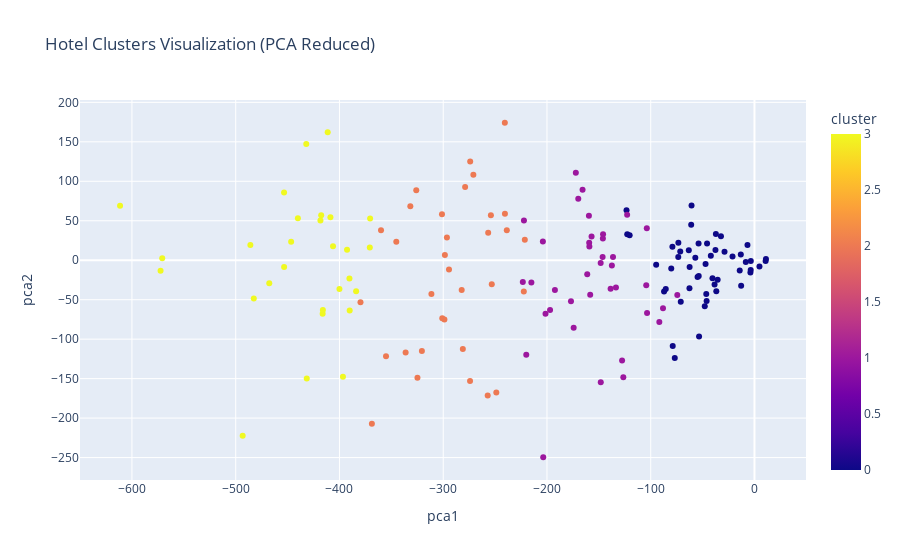

Notebook code cell kept with this figure:
### Code cell
import plotly.express as px

fig = px.scatter(
    pandas_df,
    x="pca1",
    y="pca2",
    color="cluster",
    hover_data=["Hotel Name"],
    title="Hotel Clusters Visualization (PCA Reduced)"
)
fig.show()

### Figure 1 — Plotly figure (JSON) as saved in the notebook; plotly's stock layout.template omitted (floating-point values rounded to 4 significant figures; data arrays with more than 128 entries replaced by an {"elided": "..."} marker saying what was removed)
{"data": [{"customdata": {"elided": "149x1 str values"}, "hovertemplate": "pca1=%{x}<br>pca2=%{y}<br>Hotel Name=%{customdata[0]}<br>cluster=%{marker.color}<extra></extra>", "legendgroup": "", "marker": {"color": {"elided": "149 int values"}, "coloraxis": "coloraxis", "symbol": "circle"}, "mode": "markers", "name": "", "orientation": "v", "showlegend": false, "type": "scatter", "x": {"elided": "149 float values"}, "xaxis": "x", "y": {"elided": "149 float values"}, "yaxis": "y"}], "layout": {"coloraxis": {"colorbar": {"title": {"text": "cluster"}}, "colorscale": [[0, "#0d0887"], [0.1111, "#46039f"], [0.2222, "#7201a8"], [0.3333, "#9c179e"], [0.4444, "#bd3786"], [0.5556, "#d8576b"], [0.6667, "#ed7953"], [0.7778, "#fb9f3a"], [0.8889, "#fdca26"], [1, "#f0f921"]]}, "legend": {"tracegroupgap": 0}, "title": {"text": "Hotel Clusters Visualization (PCA Reduced)"}, "xaxis": {"anchor": "y", "domain": [0, 1], "title": {"text": "pca1"}}, "yaxis": {"anchor": "x", "domain": [0, 1], "title": {"text": "pca2"}}}}
